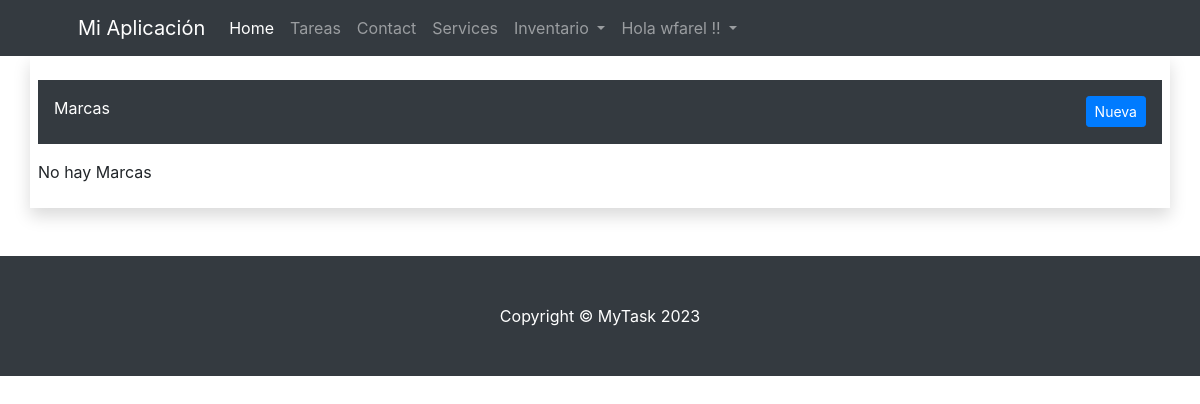
The app's page /inv/marcas/ (signed in), older data.
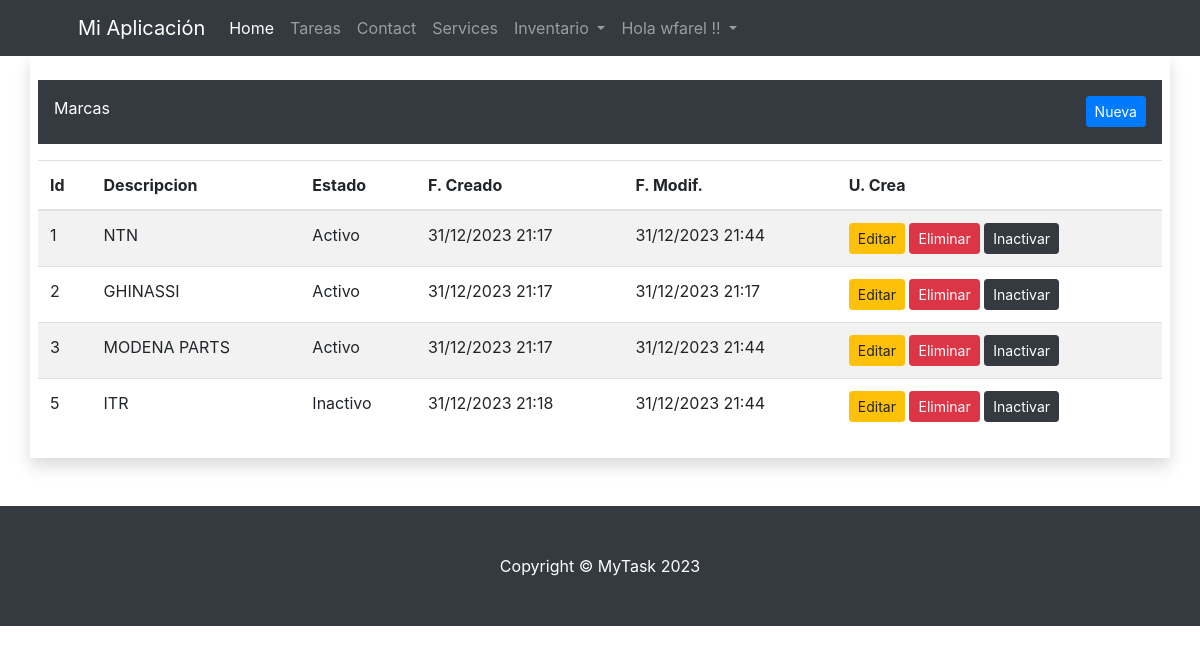
The same page, newer data.
### inv/models.py (models this page shows, shortened)
class Marca(ClaseModelo):
    descripcion = models.CharField(
        max_length=100,
        unique=True
    )
    class Meta:
        verbose_name_plural = 'Marcas'

### inv/views.py (the view)
# urls.py: path('marcas/', MarcaView.as_view(), name='marca_list'),
class MarcaView(LoginRequiredMixin, ListView):
    model = Marca
    template_name = 'inv/marca_list.html'
    context_object_name = 'obj'
    login_url = 'bases:login'

### inv/templates/inv/marca_list.html (shortened to what this page needs)
{% extends "bases/base.html" %}
{% block content %}
<div class="row">
    <div class="col-md-12">
        <div class="container p-3 pb-4 my-3 bg-dark text-white">
            Marcas
            <a class="btn btn-primary btn-sm float-right"  href="{% url 'inv:marca_new' %}">Nueva</a>
        </div>
        {% if not obj %}
        <p>No hay Marcas</p>
        {% else %}
        <table class="table table-hover table-striped">
            <thead>
                <tr>
                    <th>Id</th>
                    <th>Descripcion</th>
                    <th>Estado</th>
                    <th>F. Creado</th>
                    <th>F. Modif.</th>
                    <th>U. Crea</th>
                </tr>
            </thead>
            <tbody>
                {% for item in obj %}
                <tr>
                    <td>{{ item.id }}</td>
                    <td>{{ item.descripcion }}</td>
                    <td>{% if item.estado %}
                        <span class="label label-success">Activo</span>
                        {% else %}
                        <span class="label label-danger">Inactivo</span>
                        {% endif %}
                    </td>
                    <td>{{ item.fc|date:"d/m/Y H:i" }}</td>
                    <td>{{ item.fm|date:"d/m/Y H:i" }}</td>
                    <td>
                        <a href="{% url 'inv:marca_edit' item.id %}" class="btn btn-warning btn-sm">Editar</a>
                        <a href="{% url 'inv:marca_delete' item.id %}" class="btn btn-danger btn-sm">Eliminar</a>
                        <a href="{% url 'inv:marca_inactivar' item.id %}" class="btn btn-dark btn-sm">Inactivar</a>
                    </td>
                </tr>
                {% endfor %}
            </tbody>
        </table>
        {% endif %}
    </div>
</div>
{% endblock %}

### bases/templates/bases/base.html (shortened to what this page needs)
<!DOCTYPE html>
{% load static %}
<html lang="en">
<head>
    {% load bootstrap4 %}
    {% bootstrap_css %}
</head>
<body>
    {% block navbar %}
    <nav class="navbar navbar-expand-lg navbar-dark bg-dark">
        <div class="container px-5">
            <a class="navbar-brand" href="#!">Mi Aplicación</a>
            <div class="collapse navbar-collapse" id="navbarSupportedContent">
                <ul class="navbar-nav ms-auto mb-2 mb-lg-0">
                    <li class="nav-item"><a class="nav-link active" aria-current="page" href="{% url 'bases:home' %}">Home</a></li>
                    <li class="nav-item"><a class="nav-link" href="{% url 'task:task_list' %}">Tareas</a></li>
                    <li class="nav-item"><a class="nav-link" href="#!">Contact</a></li>
                    <li class="nav-item"><a class="nav-link" href="#!">Services</a></li>
                    <li class="nav-item dropdown">
                        <a class="nav-link dropdown-toggle" href="#" id="navbarDropdown" role="button"
                           data-toggle="dropdown" aria-haspopup="true" aria-expanded="false">
                            Inventario
                        </a>
                    </li>
                    <li class="nav-item dropdown">
                        <a class="nav-link dropdown-toggle" href="#" id="navbarDropdown" role="button"
                           data-toggle="dropdown" aria-haspopup="true" aria-expanded="false">
                           Hola {{ user.username }} !!
                        </a>
                    </li>
                </ul>
            </div>
        </div>
    </nav>
    {% endblock %}
    <div class="container mb-5 p-2 shadow">
        {% block content %}
        {% endblock %}
    </div>
    {% block footer%}
    <footer class="py-5 bg-dark">
        <div class="container px-4 px-lg-5"><p class="m-0 text-center text-white">Copyright &copy; MyTask 2023</p></div>
    </footer>
    {% endblock %}
</body>
</html>

Row changes from the older to the newer data that the page shows:
added Marca: id "1", descripcion "NTN", estado "Activo", fc "31/12/2023 21:17", fm "31/12/2023 21:44"
added Marca: id "2", descripcion "GHINASSI", estado "Activo", fc "31/12/2023 21:17", fm "31/12/2023 21:17"
added Marca: id "3", descripcion "MODENA PARTS", estado "Activo", fc "31/12/2023 21:17", fm "31/12/2023 21:44"
added Marca: id "5", descripcion "ITR", estado "Inactivo", fc "31/12/2023 21:18", fm "31/12/2023 21:44"
Text that changed along with them:
text no longer shown: "No hay Marcas"
text now shown: "Id Descripcion Estado F. Creado F. Modif. U. Crea"
